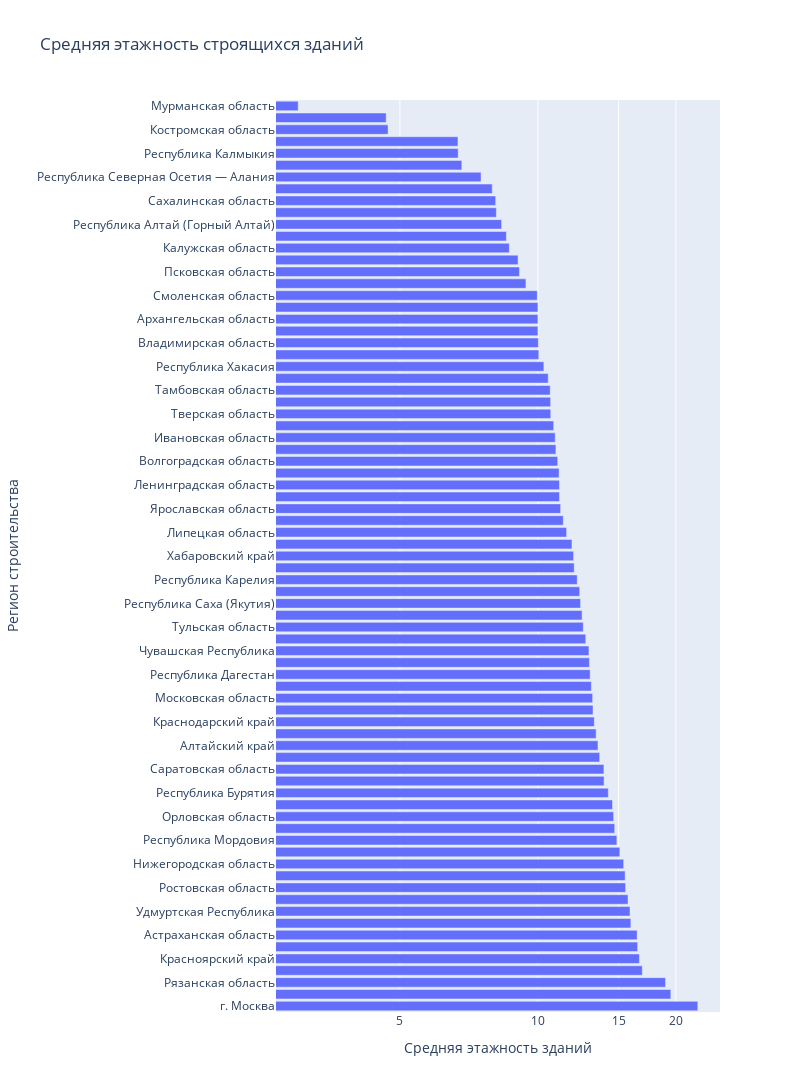

Notebook code cell kept with this figure:
### Code cell
fig = px.bar(data_floor_mean, y='Регион строительства', x='mean',log_x=True, title='Средняя этажность строящихся зданий', labels={'mean': 'Средняя этажность зданий'}, width=800, height=1600)
fig.show()

### Figure 1 — Plotly figure (JSON) as saved in the notebook; plotly's stock layout.template omitted (floating-point values rounded to 4 significant figures)
{"data": [{"alignmentgroup": "True", "hovertemplate": "Средняя этажность зданий=%{x}<br>Регион строительства=%{y}<extra></extra>", "legendgroup": "", "marker": {"color": "#636efa", "pattern": {"shape": ""}}, "name": "", "offsetgroup": "", "orientation": "h", "showlegend": false, "textposition": "auto", "type": "bar", "x": [22.32, 19.49, 18.98, 16.89, 16.65, 16.5, 16.46, 15.95, 15.88, 15.72, 15.53, 15.5, 15.38, 15.09, 14.87, 14.71, 14.63, 14.54, 14.24, 13.94, 13.93, 13.64, 13.52, 13.39, 13.28, 13.19, 13.16, 13.08, 13, 12.95, 12.92, 12.71, 12.56, 12.48, 12.39, 12.33, 12.18, 12, 11.96, 11.86, 11.55, 11.36, 11.21, 11.14, 11.14, 11.12, 11.05, 10.95, 10.91, 10.82, 10.67, 10.66, 10.64, 10.53, 10.3, 10.04, 10.02, 10, 10, 10, 9.967, 9.416, 9.115, 9.05, 8.661, 8.536, 8.333, 8.116, 8.088, 7.95, 7.515, 6.824, 6.7, 6.692, 4.712, 4.667, 3], "xaxis": "x", "y": ["г. Москва", "Свердловская область", "Рязанская область", "Республика Башкортостан", "Красноярский край", "Самарская область", "Астраханская область", "Пензенская область", "Удмуртская Республика", "Пермский край", "Ростовская область", "Приморский край", "Нижегородская область", "Воронежская область", "Республика Мордовия", "Новосибирская область", "Орловская область", "Оренбургская область", "Республика Бурятия", "Томская область", "Саратовская область", "Забайкальский край", "Алтайский край", "Омская область", "Краснодарский край", "Республика Татарстан", "Московская область", "г. Санкт-Петербург", "Республика Дагестан", "Тюменская область", "Чувашская Республика", "Курская область", "Тульская область", "Ульяновская область", "Республика Саха (Якутия)", "Кабардино-Балкарская Республика", "Республика Карелия", "Кировская область", "Хабаровский край", "Амурская область", "Липецкая область", "Вологодская область", "Ярославская область", "Республика Коми", "Ленинградская область", "Ханты-Мансийский автономный округ — Югра", "Волгоградская область", "Кемеровская область", "Ивановская область", "Республика Марий Эл", "Тверская область", "Брянская область", "Тамбовская область", "Ставропольский край", "Республика Хакасия", "Челябинская область", "Владимирская область", "Новгородская область", "Архангельская область", "Магаданская область", "Смоленская область", "Иркутская область", "Псковская область", "г. Севастополь", "Калужская область", "Курганская область", "Республика Алтай (Горный Алтай)", "Калининградская область", "Сахалинская область", "Белгородская область", "Республика Северная Осетия — Алания", "Республика Адыгея", "Республика Калмыкия", "Ямало-Ненецкий автономный округ", "Костромская область", "Республика Тыва", "Мурманская область"], "yaxis": "y"}], "layout": {"barmode": "relative", "height": 1600, "legend": {"tracegroupgap": 0}, "title": {"text": "Средняя этажность строящихся зданий"}, "width": 800, "xaxis": {"anchor": "y", "domain": [0, 1], "title": {"text": "Средняя этажность зданий"}, "type": "log"}, "yaxis": {"anchor": "x", "domain": [0, 1], "title": {"text": "Регион строительства"}}}}
